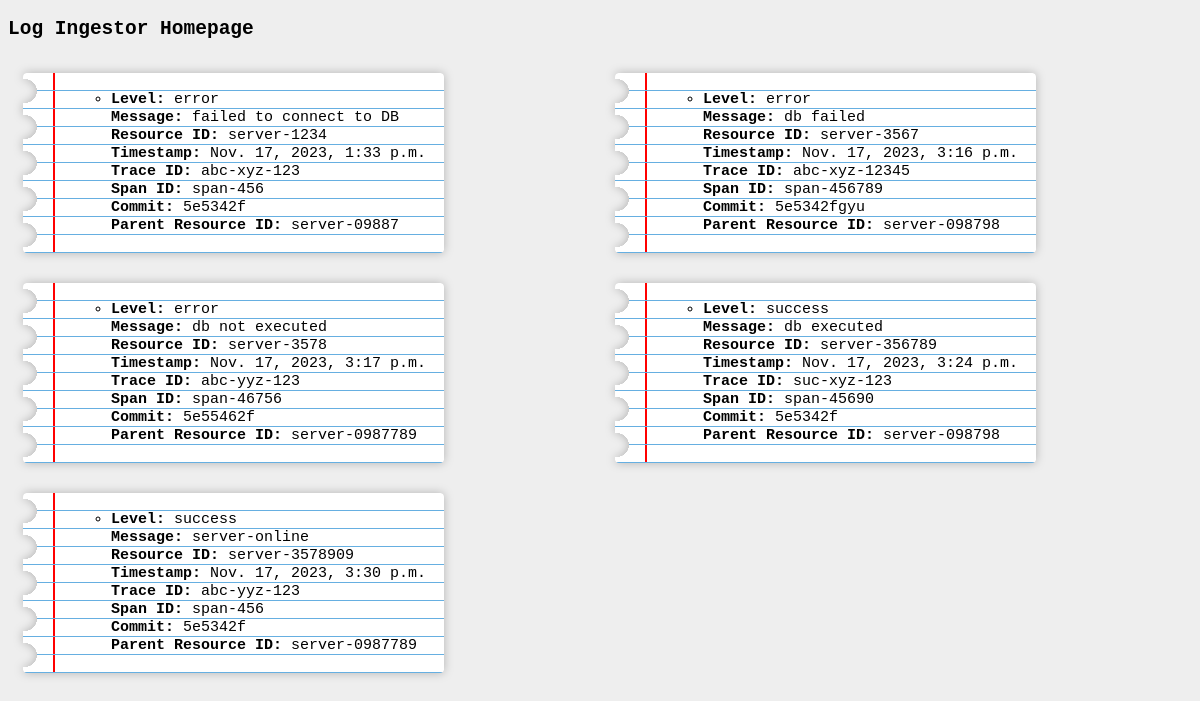
Before: / with the older database file.
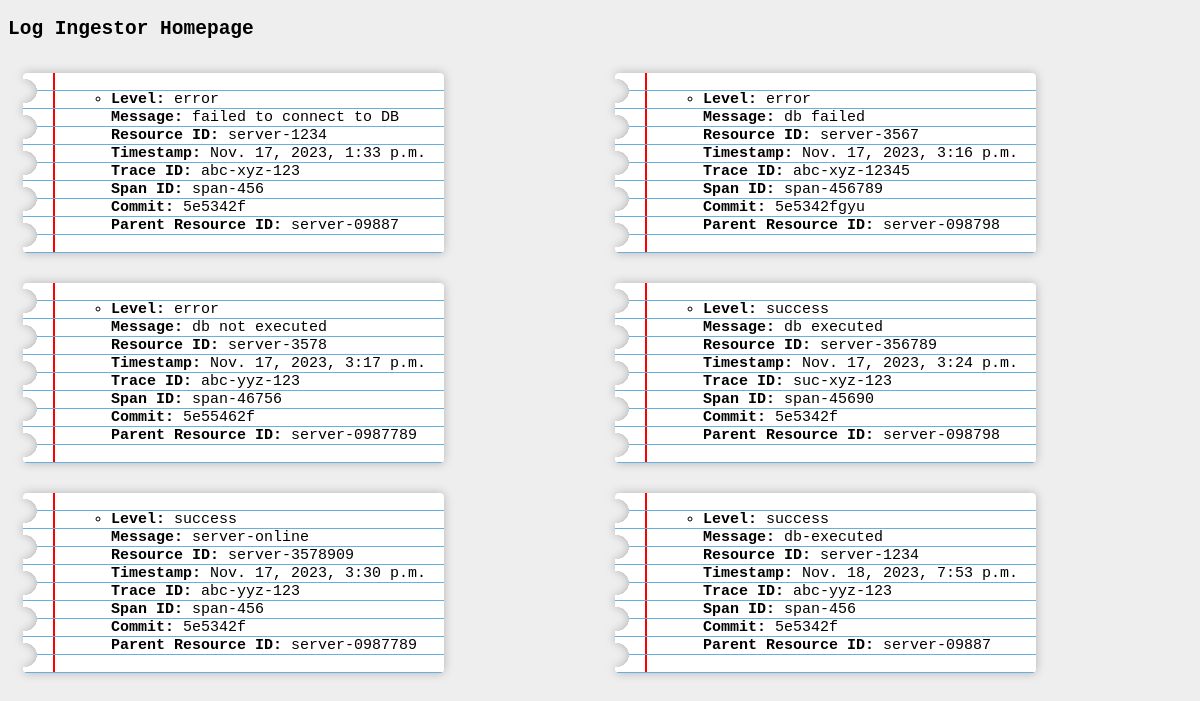
After: the same page with the newer database file.
### logInjestor/models.py (models this page shows, shortened)
class LogEntry(models.Model):
    level = models.CharField(max_length=10)
    message = models.TextField()
    resourceId = models.CharField(max_length=20)
    timestamp = models.DateTimeField()
    traceId = models.CharField(max_length=20)
    spanId = models.CharField(max_length=20)
    commit = models.CharField(max_length=20)
    parentResourceId = models.CharField(max_length=40)

### logInjestor/views.py (the view)
# urls.py: path('', homepage, name='homepage'),
def homepage(request):
    log_entries = LogEntry.objects.all()
    return render(request, 'homepage.html', {'log_entries': log_entries})

### logInjestor/templates/homepage.html (shortened to what this page needs)
<!DOCTYPE html>
<html lang="en">
	<head>
		<link rel="stylesheet" href="../static/css/homepage.css" />
	</head>
	<body>
		<h2 class="card_title">Log Ingestor Homepage</h2>
		<div class="main">
			<ul class="cards">
				{% for log_entry in log_entries %}
				<li class="cards_item">
					<div class="card">
						<div class="card_content">
							<div class="card_text">
								<ul>
									<li>
										<strong>Level:</strong> {{ log_entry.level }}<br />
										<strong>Message:</strong> {{ log_entry.message }}<br />
										<strong>Resource ID:</strong> {{ log_entry.resourceId }}<br />
										<strong>Timestamp:</strong> {{ log_entry.timestamp }}<br />
										<strong>Trace ID:</strong> {{ log_entry.traceId }}<br />
										<strong>Span ID:</strong> {{ log_entry.spanId }}<br />
										<strong>Commit:</strong> {{ log_entry.commit }}<br />
										<strong>Parent Resource ID:</strong>
										{{log_entry.parentResourceId}}<br />
									</li>
								</ul>
							</div>
						</div>
					</div>
				</li>
				{% endfor %}
			</ul>
		</div>
	</body>
</html>

### logInjestor/static/css/homepage.css (style rules this page uses)
*, *::before, *::after { box-sizing: border-box; }
.main { max-width: 1200px; margin: 0 auto; }
.cards { display: grid; grid-template-columns: repeat(auto-fit, minmax(500px, 1fr)); list-style: none; margin: 0; padding: 0; }
.cards_item { display: flex; padding: 1rem; }
.cards_item { filter: drop-shadow(0 0 5px rgba(0, 0, 0, 0.25)); }
.card { background-color: white; border-radius: 0.25rem; display: flex; flex-direction: column; overflow: hidden; padding-left: 30px; background: repeating-linear-gradient( #0000 0 calc(1.2rem - 1px), #66afe1 0 1.2rem ) right bottom / 100% 100%, linear-gradient(red 0 0) 30px 0/2px 100% #fff; background-repeat: no-repeat; line-height: 1.2rem; -webkit-mask: radial-gradient(circle 0.8rem at 2px 50%, #0000 98%, #000) 0 0/100% 2.4rem; }
.card_content { padding: 1.2rem; }
h2.card_title, p { margin: 1.2rem 0; }
h2.card_title { font-size: 1.3em; }
body { font-family: monospace; background: #eee; }
html { font-size: 15px; }

Changed rows visible on the page:
added LogEntry: level "success", message "db-executed", resourceId "server-1234", timestamp "Nov. 18, 2023, 7:53 p.m.", traceId "abc-yyz-123", spanId "span-456", commit "5e5342f", parentResourceId "server-09887"
